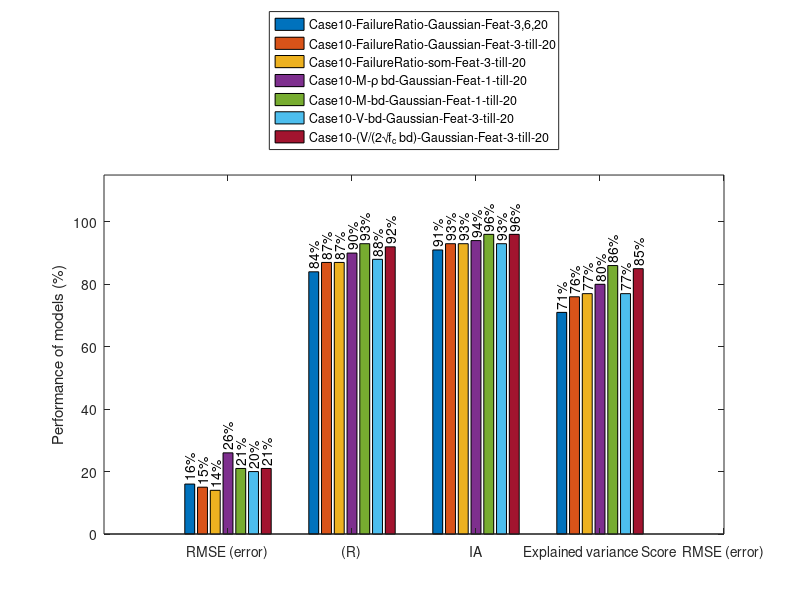

This chart was generated by the following MATLAB code: (Note: this script raises an error after producing the figure.)
clear all,clc
close all
% Case 10
data = 100*[0.16 ,0.15  , 0.14 ,0.26 ,0.21 ,  0.2 ,0.21; 0.84 ,0.87  , 0.87 , 0.90 , 0.93 , 0.88 ,0.92; 0.91 , 0.93 , 0.93 , 0.94 ,0.96  , 0.93  ,0.96; 0.71 , 0.76 ,0.77  ,0.80  , 0.86 ,0.77 , 0.85];


fH = gcf; colormap(jet(7));
Labels = {'RMSE (error)', '(R)', 'IA','Explained variance Score'};
set(gca, 'XTick', 1:4, 'XTickLabel', Labels);
h=bar(data);
ylabel('Performance of models (%)')
ybuff=1;

for i=1:length(h)
    XDATA=get(get(h(i),'Children'),'XData');
    YDATA=get(get(h(i),'Children'),'YData');
    for j=1:size(XDATA,2)
        x=XDATA(1,j)+(XDATA(3,j)-XDATA(1,j))/2;
        y=YDATA(2,j)+ybuff;
        t=[num2str(YDATA(2,j),3), '%' ];
        text(x,y,t,'Color','k','HorizontalAlignment','left','Rotation',90)
    end
end
legend('Case10-FailureRatio-Gaussian-Feat-3,6,20','Case10-FailureRatio-Gaussian-Feat-3-till-20','Case10-FailureRatio-som-Feat-3-till-20','Case10-M-\rho bd-Gaussian-Feat-1-till-20','Case10-M-bd-Gaussian-Feat-1-till-20','Case10-V-bd-Gaussian-Feat-3-till-20','Case10-(V/(2\surd{f_c} bd)-Gaussian-Feat-3-till-20','Location','NorthOutside')
set(gca, 'XTick', 1:5, 'XTickLabel', Labels);

ylim([0 115])
applyhatch_pluscolor(fH,'ww/x.c\', 0, [0 1 0 1 0 1 1], jet(7))


% applyhatch_pluscolor(gcf,'|-.+\',0,[1 1 0 1 0 ],cool(5),200,3,2)
% legend('baseline','SVM using Wavelet feat','SVM using Geometrical feat','J48 using Geometrical feat','SVM+J48 Geometrical feat','Position','bestoutside')
print('Performance_moment','-dpng', '-r1000');

%% Data set 1
clear all,clc
close all
% data set 1
data2 = 100*[0.22  , 0.24  ,0.22    , 0.39, 0.19 ,   0.67 ; 0.69 ,0.61  ,0.67  ,0.7 , 0.72  ,0.0  ;0.7 ,0.77 , 0.77 , 0.5, 0.79 , 0.27  ;0.47  , 0 , 0.37 , 0.43 , 0.51 ,  0];



fH2 = gcf; colormap(jet(6));
Labels = {'RMSE (error)', '(R)', 'IA','Explained variance Score'};
set(gca, 'XTick', 1:4, 'XTickLabel', Labels);

h2=bar(data2);
ylabel('Performance of models (%)')
ybuff=1;

for i=1:length(h2)
    XDATA=get(get(h2(i),'Children'),'XData');
    YDATA=get(get(h2(i),'Children'),'YData');
    for j=1:size(XDATA,2)
        x=XDATA(1,j)+(XDATA(3,j)-XDATA(1,j))/2;
        y=YDATA(2,j)+ybuff;
        t=[num2str(YDATA(2,j),3), '%' ];
        text(x,y,t,'Color','k','HorizontalAlignment','left','Rotation',90)
    end
end
legend('Case 1-FailureRatio-SOM-Feat-6,11,13,14,17','Case4-FailureRatio-Gaussian-Feat-3,10,19','Case5-FailureRatio-Gaussian-Feat-6,11,13,14,17', 'Case1-V-bd-Nearest-Feat-1,6,11,19','Case4-V-bd-Gaussian-Feat-10,11,19','Case5-V-bd-Gaussian-Feat-3,10,19','Location','NorthOutside')
set(gca, 'XTick', 1:5, 'XTickLabel', Labels);

ylim([0 110])
applyhatch_pluscolor(fH2,'ww/x.c', 0, [0 1 0 1 0 1], jet(6))
% applyhatch_pluscolor(gcf,'|-.+\',0,[1 1 0 1 0 ],cool(5),200,3,2)
% legend('baseline','SVM using Wavelet feat','SVM using Geometrical feat','J48 using Geometrical feat','SVM+J48 Geometrical feat','Position','bestoutside')
print('Performance_dataset1','-dpng', '-r1000');

%% Data set 2
clear all,clc
close all
% data set 1
data2 = 100*[  0.18 , 0.18   , 0.19   , 0.18 , 0.24  ,   0.25  ;0.7   ,0.77   , 0.75  ,0.78  ,0.73    , 0.86  ;0.84  , 0.79, 0.68 , 0.88 , 0.78  , 0.88  ;  0.45 , 0.57  , 0.42  ,  0.61 ,0.54   , 0.32];



fH2 = gcf; colormap(jet(6));
Labels = {'RMSE (error)', '(R)', 'IA','Explained variance Score'};
set(gca, 'XTick', 1:4, 'XTickLabel', Labels);

h2=bar(data2);
ylabel('Performance of models (%)')
ybuff=1;

for i=1:length(h2)
    XDATA=get(get(h2(i),'Children'),'XData');
    YDATA=get(get(h2(i),'Children'),'YData');
    for j=1:size(XDATA,2)
        x=XDATA(1,j)+(XDATA(3,j)-XDATA(1,j))/2;
        y=YDATA(2,j)+ybuff;
        t=[num2str(YDATA(2,j),3), '%' ];
        text(x,y,t,'Color','k','HorizontalAlignment','left','Rotation',90)
    end
end
legend('Case2-FailureRatio-Gaussian10-Feat-1,2,6,10,13,19,20','Case6-FailureRatio-Gaussian-Feat-20','Case7-FailureRatio-Gaussian-Feat-1,10,20', 'Case2-V-bd-Gaussian10-Feat-6,10,15,16,17,18,19,20','Case6-V-bd-Gaussian-Feat-2,10','Case7-V-bd-Gaussian-Feat-2,10,20','Location','NorthOutside')
set(gca, 'XTick', 1:5, 'XTickLabel', Labels);

ylim([0 110])
applyhatch_pluscolor(fH2,'ww/x.c', 0, [0 1 0 1 0 1], jet(6))
% applyhatch_pluscolor(gcf,'|-.+\',0,[1 1 0 1 0 ],cool(5),200,3,2)
% legend('baseline','SVM using Wavelet feat','SVM using Geometrical feat','J48 using Geometrical feat','SVM+J48 Geometrical feat','Position','bestoutside')
print('Performance_dataset2','-dpng', '-r1000');
%% Data set 3
clear all,clc
close all
% data set 1
data2 = 100*[  0.18  , 0.32    , 0.19   , 0.53  , 0.51  ,   0.44   ; 0.88   , 0.87   ,0.88    , 0.57  , 0.27    ,  0.66  ; 0.91  , 0.79 , 0.92  , 0.65  ,  0.4  ,  0.7 ;  0.77  , 0.75   , 0.76   ,  0.25  , 0.05   ,  0.44];



fH2 = gcf; colormap(jet(6));
Labels = {'RMSE (error)', '(R)', 'IA','Explained variance Score'};
set(gca, 'XTick', 1:4, 'XTickLabel', Labels);

h2=bar(data2);
ylabel('Performance of models (%)')
ybuff=1;

for i=1:length(h2)
    XDATA=get(get(h2(i),'Children'),'XData');
    YDATA=get(get(h2(i),'Children'),'YData');
    for j=1:size(XDATA,2)
        x=XDATA(1,j)+(XDATA(3,j)-XDATA(1,j))/2;
        y=YDATA(2,j)+ybuff;
        t=[num2str(YDATA(2,j),3), '%' ];
        text(x,y,t,'Color','k','HorizontalAlignment','left','Rotation',90)
    end
end
legend('Case3-FailureRatio-Gaussian10-Feat-2,6,20','Case8-FailureRatio-Gaussian-Feat-4,20','Case9-FailureRatio-Gaussian-Feat-4,20', 'Case3-V-bd-Gaussian10-Feat-1,6,11,16,17,20','Case8-V-bd-Gaussian-Feat-10,20','Case9-V-bd-Gaussian-Feat-10,20','Location','NorthOutside')
set(gca, 'XTick', 1:5, 'XTickLabel', Labels);

ylim([0 110])
applyhatch_pluscolor(fH2,'ww/x.c', 0, [0 1 0 1 0 1], jet(6))
% applyhatch_pluscolor(gcf,'|-.+\',0,[1 1 0 1 0 ],cool(5),200,3,2)
% legend('baseline','SVM using Wavelet feat','SVM using Geometrical feat','J48 using Geometrical feat','SVM+J48 Geometrical feat','Position','bestoutside')
print('Performance_dataset3','-dpng', '-r1000');